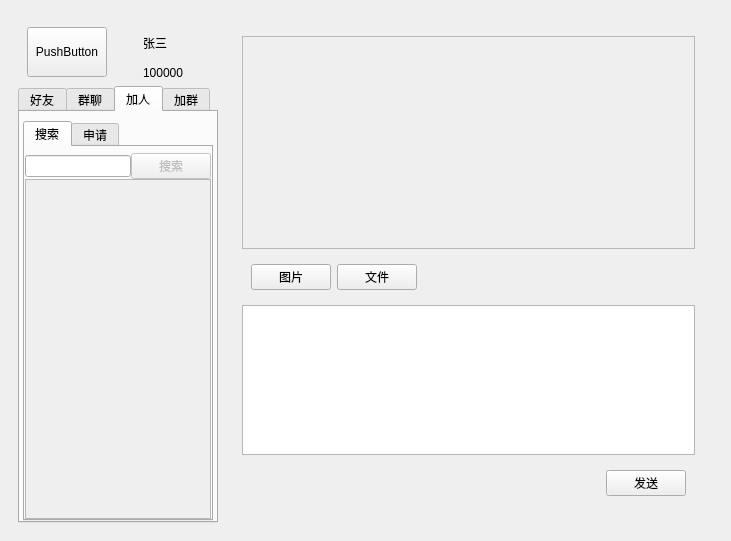
<?xml version="1.0" encoding="UTF-8"?>
<ui version="4.0">
 <class>MainWindow</class>
 <widget class="QMainWindow" name="MainWindow">
  <property name="geometry">
   <rect>
    <x>0</x>
    <y>0</y>
    <width>731</width>
    <height>541</height>
   </rect>
  </property>
  <property name="sizePolicy">
   <sizepolicy hsizetype="Fixed" vsizetype="Preferred">
    <horstretch>0</horstretch>
    <verstretch>0</verstretch>
   </sizepolicy>
  </property>
  <property name="windowTitle">
   <string>MainWindow</string>
  </property>
  <widget class="QWidget" name="centralwidget">
   <layout class="QVBoxLayout" name="verticalLayout_3">
    <item>
     <widget class="QWidget" name="widget" native="true">
      <property name="sizePolicy">
       <sizepolicy hsizetype="Preferred" vsizetype="Preferred">
        <horstretch>0</horstretch>
        <verstretch>0</verstretch>
       </sizepolicy>
      </property>
      <property name="minimumSize">
       <size>
        <width>400</width>
        <height>0</height>
       </size>
      </property>
      <layout class="QHBoxLayout" name="horizontalLayout_2">
       <item>
        <widget class="QWidget" name="widget_2" native="true">
         <property name="maximumSize">
          <size>
           <width>200</width>
           <height>16777215</height>
          </size>
         </property>
         <layout class="QVBoxLayout" name="verticalLayout">
          <property name="spacing">
           <number>0</number>
          </property>
          <property name="leftMargin">
           <number>0</number>
          </property>
          <property name="topMargin">
           <number>0</number>
          </property>
          <property name="rightMargin">
           <number>0</number>
          </property>
          <property name="bottomMargin">
           <number>0</number>
          </property>
          <item>
           <widget class="QWidget" name="widget_3" native="true">
            <property name="sizePolicy">
             <sizepolicy hsizetype="Preferred" vsizetype="Maximum">
              <horstretch>0</horstretch>
              <verstretch>0</verstretch>
             </sizepolicy>
            </property>
            <layout class="QHBoxLayout" name="horizontalLayout">
             <item>
              <widget class="QPushButton" name="pushButton">
               <property name="sizePolicy">
                <sizepolicy hsizetype="Maximum" vsizetype="Maximum">
                 <horstretch>0</horstretch>
                 <verstretch>0</verstretch>
                </sizepolicy>
               </property>
               <property name="minimumSize">
                <size>
                 <width>50</width>
                 <height>50</height>
                </size>
               </property>
               <property name="text">
                <string>PushButton</string>
               </property>
              </widget>
             </item>
             <item>
              <widget class="QWidget" name="widget_4" native="true">
               <widget class="QLabel" name="label_uid">
                <property name="geometry">
                 <rect>
                  <x>30</x>
                  <y>40</y>
                  <width>54</width>
                  <height>12</height>
                 </rect>
                </property>
                <property name="text">
                 <string>100000</string>
                </property>
               </widget>
               <widget class="QLabel" name="label_username">
                <property name="geometry">
                 <rect>
                  <x>30</x>
                  <y>10</y>
                  <width>54</width>
                  <height>12</height>
                 </rect>
                </property>
                <property name="text">
                 <string>张三</string>
                </property>
               </widget>
              </widget>
             </item>
            </layout>
           </widget>
          </item>
          <item>
           <widget class="QTabWidget" name="tabWidget">
            <property name="sizePolicy">
             <sizepolicy hsizetype="Preferred" vsizetype="Preferred">
              <horstretch>0</horstretch>
              <verstretch>0</verstretch>
             </sizepolicy>
            </property>
            <property name="minimumSize">
             <size>
              <width>0</width>
              <height>0</height>
             </size>
            </property>
            <property name="currentIndex">
             <number>2</number>
            </property>
            <widget class="QWidget" name="Friends">
             <attribute name="title">
              <string>好友</string>
             </attribute>
             <layout class="QHBoxLayout" name="horizontalLayout_4">
              <property name="spacing">
               <number>0</number>
              </property>
              <property name="leftMargin">
               <number>0</number>
              </property>
              <property name="topMargin">
               <number>0</number>
              </property>
              <property name="rightMargin">
               <number>0</number>
              </property>
              <property name="bottomMargin">
               <number>0</number>
              </property>
              <item>
               <widget class="QScrollArea" name="scrollArea">
                <property name="widgetResizable">
                 <bool>true</bool>
                </property>
                <widget class="QWidget" name="friends_scroll">
                 <property name="geometry">
                  <rect>
                   <x>0</x>
                   <y>0</y>
                   <width>192</width>
                   <height>369</height>
                  </rect>
                 </property>
                </widget>
               </widget>
              </item>
             </layout>
            </widget>
            <widget class="QWidget" name="group">
             <property name="layoutDirection">
              <enum>Qt::LeftToRight</enum>
             </property>
             <attribute name="title">
              <string>群聊</string>
             </attribute>
             <layout class="QHBoxLayout" name="horizontalLayout_5">
              <property name="spacing">
               <number>0</number>
              </property>
              <property name="leftMargin">
               <number>0</number>
              </property>
              <property name="topMargin">
               <number>0</number>
              </property>
              <property name="rightMargin">
               <number>0</number>
              </property>
              <property name="bottomMargin">
               <number>0</number>
              </property>
              <item>
               <widget class="QScrollArea" name="scrollArea_2">
                <property name="widgetResizable">
                 <bool>true</bool>
                </property>
                <widget class="QWidget" name="group_scroll">
                 <property name="geometry">
                  <rect>
                   <x>0</x>
                   <y>0</y>
                   <width>192</width>
                   <height>369</height>
                  </rect>
                 </property>
                </widget>
               </widget>
              </item>
             </layout>
            </widget>
            <widget class="QWidget" name="addFriend">
             <attribute name="title">
              <string>加人</string>
             </attribute>
             <layout class="QVBoxLayout" name="verticalLayout_6">
              <property name="spacing">
               <number>0</number>
              </property>
              <property name="leftMargin">
               <number>3</number>
              </property>
              <property name="rightMargin">
               <number>3</number>
              </property>
              <property name="bottomMargin">
               <number>0</number>
              </property>
              <item>
               <widget class="QTabWidget" name="tabWidget_2">
                <property name="currentIndex">
                 <number>0</number>
                </property>
                <widget class="QWidget" name="tab">
                 <attribute name="title">
                  <string>搜索</string>
                 </attribute>
                 <layout class="QVBoxLayout" name="verticalLayout_8">
                  <property name="spacing">
                   <number>0</number>
                  </property>
                  <property name="leftMargin">
                   <number>0</number>
                  </property>
                  <property name="topMargin">
                   <number>6</number>
                  </property>
                  <property name="rightMargin">
                   <number>0</number>
                  </property>
                  <property name="bottomMargin">
                   <number>0</number>
                  </property>
                  <item>
                   <widget class="QWidget" name="widget_8" native="true">
                    <layout class="QHBoxLayout" name="horizontalLayout_6">
                     <property name="spacing">
                      <number>0</number>
                     </property>
                     <property name="leftMargin">
                      <number>0</number>
                     </property>
                     <property name="topMargin">
                      <number>0</number>
                     </property>
                     <property name="rightMargin">
                      <number>0</number>
                     </property>
                     <property name="bottomMargin">
                      <number>0</number>
                     </property>
                     <item>
                      <widget class="QLineEdit" name="search_friend_key"/>
                     </item>
                     <item>
                      <widget class="QPushButton" name="btn_search">
                       <property name="enabled">
                        <bool>false</bool>
                       </property>
                       <property name="text">
                        <string>搜索</string>
                       </property>
                      </widget>
                     </item>
                    </layout>
                   </widget>
                  </item>
                  <item>
                   <widget class="QScrollArea" name="scrollArea_3">
                    <property name="widgetResizable">
                     <bool>true</bool>
                    </property>
                    <widget class="QWidget" name="search_scroll">
                     <property name="geometry">
                      <rect>
                       <x>0</x>
                       <y>0</y>
                       <width>180</width>
                       <height>296</height>
                      </rect>
                     </property>
                    </widget>
                   </widget>
                  </item>
                 </layout>
                 <zorder>scrollArea_3</zorder>
                 <zorder>widget_8</zorder>
                </widget>
                <widget class="QWidget" name="tab_2">
                 <attribute name="title">
                  <string>申请</string>
                 </attribute>
                 <layout class="QVBoxLayout" name="verticalLayout_10">
                  <property name="spacing">
                   <number>0</number>
                  </property>
                  <property name="leftMargin">
                   <number>0</number>
                  </property>
                  <property name="topMargin">
                   <number>0</number>
                  </property>
                  <property name="rightMargin">
                   <number>0</number>
                  </property>
                  <property name="bottomMargin">
                   <number>0</number>
                  </property>
                  <item>
                   <widget class="QScrollArea" name="scrollArea_5">
                    <property name="widgetResizable">
                     <bool>true</bool>
                    </property>
                    <widget class="QWidget" name="friend_requests">
                     <property name="geometry">
                      <rect>
                       <x>0</x>
                       <y>0</y>
                       <width>180</width>
                       <height>330</height>
                      </rect>
                     </property>
                    </widget>
                   </widget>
                  </item>
                 </layout>
                </widget>
               </widget>
              </item>
             </layout>
            </widget>
            <widget class="QWidget" name="addGroup">
             <attribute name="title">
              <string>加群</string>
             </attribute>
             <layout class="QVBoxLayout" name="verticalLayout_7">
              <property name="spacing">
               <number>0</number>
              </property>
              <property name="leftMargin">
               <number>3</number>
              </property>
              <property name="rightMargin">
               <number>3</number>
              </property>
              <property name="bottomMargin">
               <number>0</number>
              </property>
              <item>
               <widget class="QTabWidget" name="tabWidget_3">
                <property name="currentIndex">
                 <number>0</number>
                </property>
                <widget class="QWidget" name="tab_3">
                 <attribute name="title">
                  <string>搜索</string>
                 </attribute>
                 <layout class="QVBoxLayout" name="verticalLayout_9">
                  <property name="spacing">
                   <number>0</number>
                  </property>
                  <property name="leftMargin">
                   <number>0</number>
                  </property>
                  <property name="topMargin">
                   <number>6</number>
                  </property>
                  <property name="rightMargin">
                   <number>0</number>
                  </property>
                  <property name="bottomMargin">
                   <number>0</number>
                  </property>
                  <item>
                   <widget class="QWidget" name="widget_9" native="true">
                    <layout class="QHBoxLayout" name="horizontalLayout_7">
                     <property name="spacing">
                      <number>0</number>
                     </property>
                     <property name="leftMargin">
                      <number>0</number>
                     </property>
                     <property name="topMargin">
                      <number>0</number>
                     </property>
                     <property name="rightMargin">
                      <number>0</number>
                     </property>
                     <property name="bottomMargin">
                      <number>0</number>
                     </property>
                     <item>
                      <widget class="QLineEdit" name="search_group_key"/>
                     </item>
                     <item>
                      <widget class="QPushButton" name="btn_group_search">
                       <property name="enabled">
                        <bool>false</bool>
                       </property>
                       <property name="text">
                        <string>搜索</string>
                       </property>
                      </widget>
                     </item>
                    </layout>
                   </widget>
                  </item>
                  <item>
                   <widget class="QPushButton" name="createGroup">
                    <property name="text">
                     <string>创建群聊</string>
                    </property>
                   </widget>
                  </item>
                  <item>
                   <widget class="QScrollArea" name="scrollArea_4">
                    <property name="widgetResizable">
                     <bool>true</bool>
                    </property>
                    <widget class="QWidget" name="search_scroll_2">
                     <property name="geometry">
                      <rect>
                       <x>0</x>
                       <y>0</y>
                       <width>180</width>
                       <height>268</height>
                      </rect>
                     </property>
                    </widget>
                   </widget>
                  </item>
                 </layout>
                </widget>
                <widget class="QWidget" name="tab_4">
                 <attribute name="title">
                  <string>申请</string>
                 </attribute>
                 <layout class="QVBoxLayout" name="verticalLayout_11">
                  <property name="leftMargin">
                   <number>0</number>
                  </property>
                  <property name="topMargin">
                   <number>0</number>
                  </property>
                  <property name="rightMargin">
                   <number>0</number>
                  </property>
                  <property name="bottomMargin">
                   <number>0</number>
                  </property>
                  <item>
                   <widget class="QScrollArea" name="scrollArea_6">
                    <property name="widgetResizable">
                     <bool>true</bool>
                    </property>
                    <widget class="QWidget" name="group_requests">
                     <property name="geometry">
                      <rect>
                       <x>0</x>
                       <y>0</y>
                       <width>180</width>
                       <height>330</height>
                      </rect>
                     </property>
                    </widget>
                   </widget>
                  </item>
                 </layout>
                </widget>
               </widget>
              </item>
             </layout>
            </widget>
           </widget>
          </item>
         </layout>
        </widget>
       </item>
       <item>
        <widget class="QWidget" name="widget_5" native="true">
         <layout class="QVBoxLayout" name="verticalLayout_2">
          <item>
           <widget class="QStackedWidget" name="stackedWidget">
            <property name="currentIndex">
             <number>0</number>
            </property>
            <widget class="QWidget" name="page">
             <layout class="QVBoxLayout" name="verticalLayout_4">
              <item>
               <widget class="QScrollArea" name="Messages">
                <property name="widgetResizable">
                 <bool>true</bool>
                </property>
                <widget class="QWidget" name="message_scroll">
                 <property name="geometry">
                  <rect>
                   <x>0</x>
                   <y>0</y>
                   <width>434</width>
                   <height>154</height>
                  </rect>
                 </property>
                </widget>
               </widget>
              </item>
              <item alignment="Qt::AlignLeft">
               <widget class="QWidget" name="widget_6" native="true">
                <property name="minimumSize">
                 <size>
                  <width>0</width>
                  <height>25</height>
                 </size>
                </property>
                <layout class="QHBoxLayout" name="horizontalLayout_3">
                 <item>
                  <widget class="QPushButton" name="sendPic">
                   <property name="text">
                    <string>图片</string>
                   </property>
                  </widget>
                 </item>
                 <item>
                  <widget class="QPushButton" name="sendFile">
                   <property name="text">
                    <string>文件</string>
                   </property>
                  </widget>
                 </item>
                </layout>
               </widget>
              </item>
              <item>
               <widget class="QTextEdit" name="textEdit">
                <property name="sizePolicy">
                 <sizepolicy hsizetype="Preferred" vsizetype="Maximum">
                  <horstretch>0</horstretch>
                  <verstretch>0</verstretch>
                 </sizepolicy>
                </property>
                <property name="maximumSize">
                 <size>
                  <width>16777215</width>
                  <height>150</height>
                 </size>
                </property>
               </widget>
              </item>
              <item alignment="Qt::AlignRight">
               <widget class="QWidget" name="widget_7" native="true">
                <property name="sizePolicy">
                 <sizepolicy hsizetype="Preferred" vsizetype="Minimum">
                  <horstretch>0</horstretch>
                  <verstretch>0</verstretch>
                 </sizepolicy>
                </property>
                <property name="minimumSize">
                 <size>
                  <width>0</width>
                  <height>20</height>
                 </size>
                </property>
                <layout class="QVBoxLayout" name="verticalLayout_5">
                 <item>
                  <widget class="QPushButton" name="sendMsg">
                   <property name="text">
                    <string>发送</string>
                   </property>
                  </widget>
                 </item>
                </layout>
               </widget>
              </item>
             </layout>
             <zorder>widget_6</zorder>
             <zorder>textEdit</zorder>
             <zorder>Messages</zorder>
             <zorder>widget_7</zorder>
            </widget>
            <widget class="QWidget" name="page_2"/>
           </widget>
          </item>
         </layout>
        </widget>
       </item>
      </layout>
     </widget>
    </item>
   </layout>
  </widget>
  <widget class="QMenuBar" name="menubar">
   <property name="geometry">
    <rect>
     <x>0</x>
     <y>0</y>
     <width>731</width>
     <height>26</height>
    </rect>
   </property>
  </widget>
 </widget>
 <resources/>
 <connections/>
</ui>
